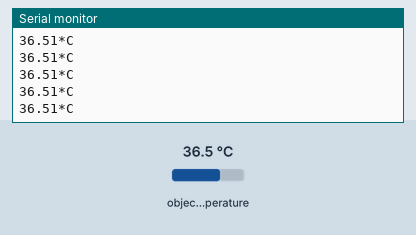
This sketch was run on a simulated Arduino Uno, built with avr-gcc and run on an emulated ATmega328P. Shown: the last lines printed to the serial monitor. The inputs (shaded band) are chosen by the test bench; at power-on: object temperature 36.5 °C.

Above: at 1.2 s.
1.3 s: object temperature set to 20 °C
At 2.2 s:
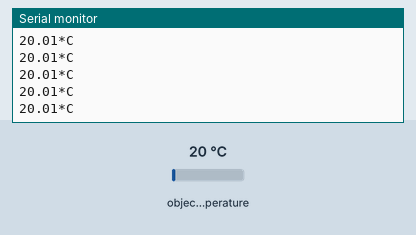
4.3 s: object temperature set to 26 °C
At 5.4 s:
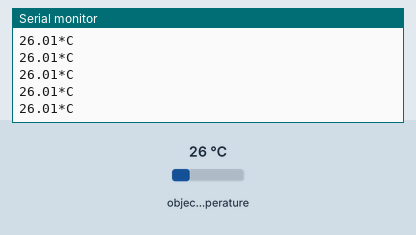
Timing chart, 0 to 7.3 s (numbered marks = the images above; inputs shaded):
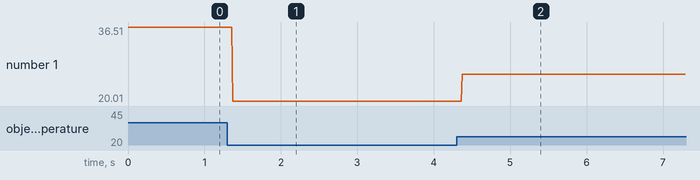

The sketch:

ir_sensor.ino
```cpp
#include <Adafruit_MLX90614.h>
Adafruit_MLX90614 mlx = Adafruit_MLX90614();

void setup() {
  Serial.begin(9600);
  mlx.begin();


}
void loop() {

  Serial.print(mlx.readObjectTempC());
  //Serial.print(mlx.readAmbientTempC());
  Serial.println("*C");


}
```

Measured:
- after the input at 1.3 s, the serial monitor: prints a new line after 0.07 s (image 1)
- after the input at 4.3 s, the serial monitor: prints a new line after 0.07 s (image 2)
- plotted number 1: 36.51 → 20.01 after the input at 1.3 s, 20.01 → 26.01 after the input at 4.3 s
